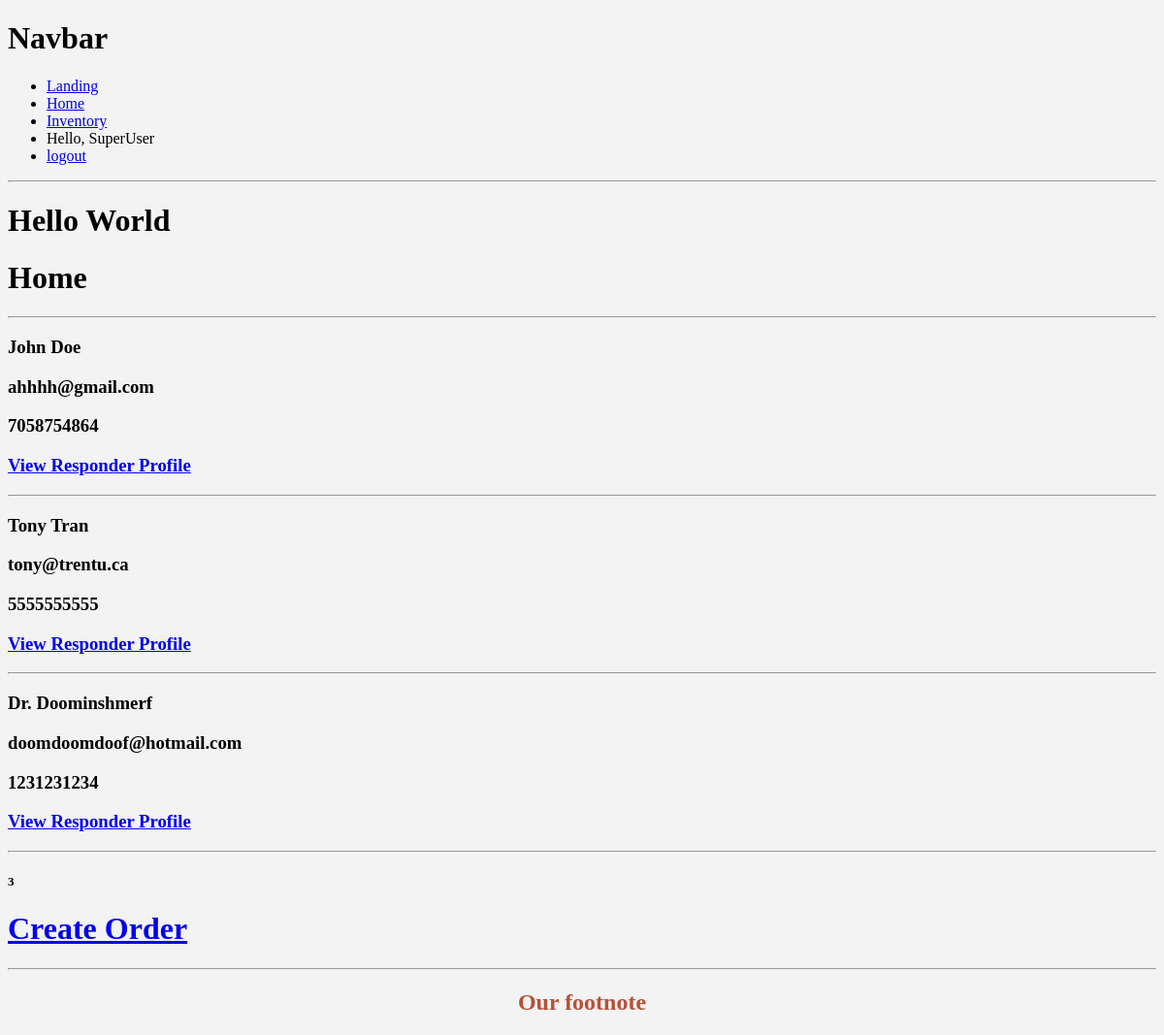
The app's page /home/ (signed in) with its own data.
### manager/models.py (models this page shows, shortened)
class Responder(models.Model):
    name = models.CharField(max_length=200, null=True)
    phone = models.CharField(max_length=10, null=True)
    email = models.CharField(max_length=250, null=True)
    date_created = models.DateTimeField(auto_now_add=True)

### manager/views.py (the view)
# urls.py: 2. Add a URL to urlpatterns:  path('', views.home, name='home')
def home(request):
    responders = Responder.objects.all()
    total_responders = responders.count()
    context = {
        'responders': responders,
        'total_responders': total_responders
    }
    return render(request, 'manager/home.html', context)

### manager/templates/manager/home.html
{% extends 'manager/main.html' %}
{% load static%}
{% block content %}
<h1>Home</h1>
<hr>
{% for res in responders %}
    <h3>{{res.name}}</h3>
    <h3>{{res.email}}</h3>
    <h3>{{res.phone}}</h3>
    <h3><a href="{% url 'dashboard' res.id %}">View Responder Profile</a></h3>
    <hr>
{% endfor %}
<h5>{{total_responders}}</h5>
<h1><a href="{% url 'create_order' %}">Create Order</a></h1>
{% endblock %}

### manager/templates/manager/navbar.html
{% load static %}
<h1>Navbar</h1>
<nav>
    <ul>
        <li>
            <a href="{% url 'landing' %}">Landing</a>
        </li>
        <li>
            <a href="{% url 'home' %}">Home</a>
        </li>
        <li>
            <a href="{% url 'inventory' %}">Inventory</a>
        </li>
        <li>
            Hello, {{request.user}}
        </li>
        <li>
            <a href="{% url 'logout' %}">logout</a>
        </li>
    </ul>
</nav>
<hr>

### static/css/main.css (style rules this page uses)
:root { --primary-color: #b85038; --accent-color: #342c6b; --text-color: #191a23; --bg-color: #f3f3f3; }
body { background-color: var(--bg-color); }

### records on screen
Responder: name "John Doe", email "ahhhh@gmail.com", phone "7058754864"
Responder: name "Tony Tran", email "tony@trentu.ca", phone "5555555555"
Responder: name "Dr. Doominshmerf", email "doomdoomdoof@hotmail.com", phone "1231231234"

### other values on screen
{{ request.user }} "SuperUser"
{{ total_responders }} "3"
